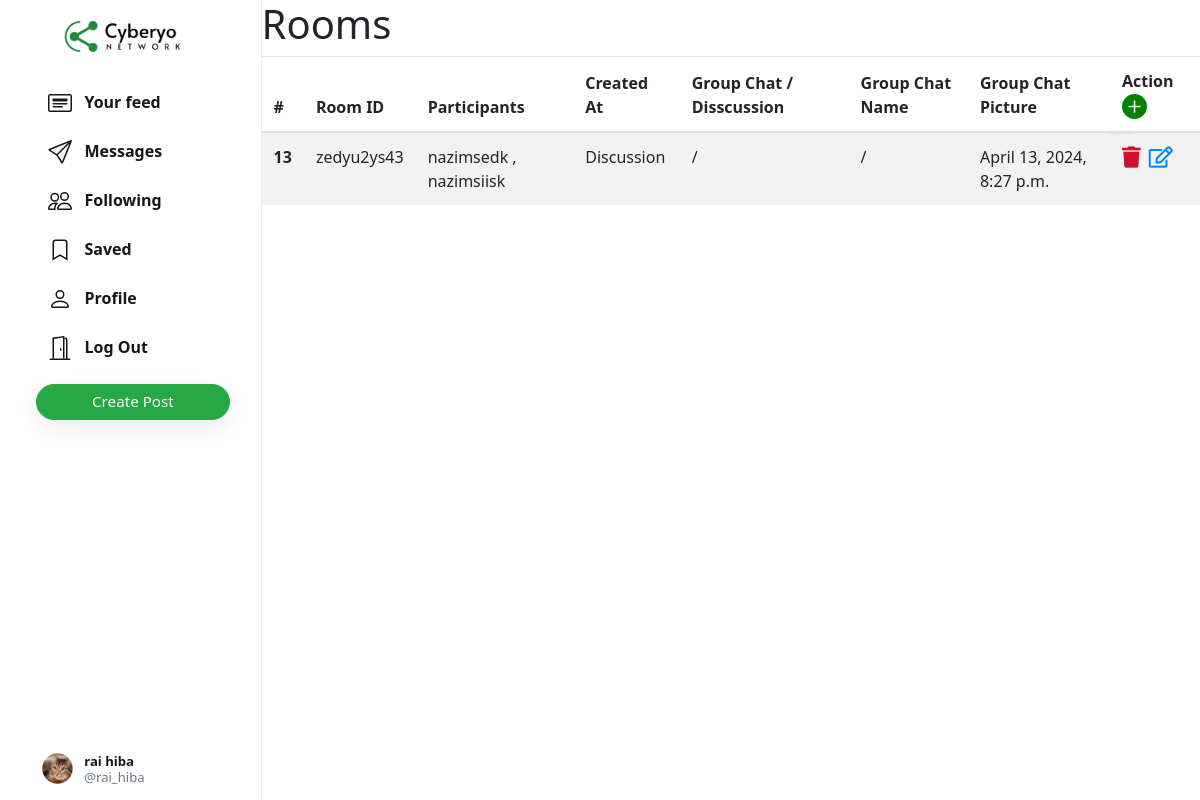
Page /n/admin/room (signed in) on the committed database.
### network/models.py (models this page shows, shortened)
class User(AbstractUser):
    profile_pic = models.ImageField(upload_to='profile_pic/')
    bio = models.TextField(max_length=160, blank=True, null=True)
    cover = models.ImageField(upload_to='covers/', blank=True)

### chat/models.py (models this page shows, shortened)
class Room(models.Model):
    room_id = models.CharField(max_length=255)
    participants = models.ManyToManyField(User,related_name='rooms')
    room_name = models.CharField(max_length=255,blank=True,null=True)
    room_picture = models.ImageField(upload_to='profile_pic/',blank=True)
    isGroupChat = models.BooleanField(default=False)
    url = models.CharField(max_length=255,blank=True,null=True)
    created_at = models.DateTimeField(auto_now_add=True)
    class Meta :
        ordering = ('-created_at',)

### network/views.py (the view)
# urls.py: path("n/admin/room", views.admin_room, name="admin_room"),
def admin_room(request):
    rooms=Room.objects.all()
    is_admin = request.user.groups.filter(name='administrateur').exists()
    contexe={
         'is_admin':is_admin,
        'rooms':rooms,
    }
    return render(request,"network/admin_panel/admin_room.html",contexe)

### network/templates/network/admin_panel/admin_room.html (shortened to what this page needs)
{% extends "network/layout.html" %}
{% load static %}
{% block body %}
<div class="main-div" style="width: 78.2%;">
  <h1>Rooms</h1>
    <table class="table table-striped" >
        <thead>
          <tr>
            <th scope="col">#</th>
            <th scope="col">Room ID</th>
            <th scope="col">Participants</th>
            <th scope="col">Created At</th>
            <th scope="col">Group Chat / Disscussion</th> {% comment %}  ---------this----------- {% endcomment %}
            <th scope ="col">Group Chat Name</th> {% comment %}  ---------this----------- {% endcomment %}
            <th scope ="col">Group Chat Picture</th> {% comment %}  ---------this----------- {% endcomment %}
            <th scope="col">Action <a href="{% url 'add_room' %}">
              <svg xmlns="http://www.w3.org/2000/svg" width="25" height="25" fill="green" class="bi bi-plus-circle-fill" viewBox="0 0 16 16">
                <path d="M16 8A8 8 0 1 1 0 8a8 8 0 0 1 16 0M8.5 4.5a.5.5 0 0 0-1 0v3h-3a.5.5 0 0 0 0 1h3v3a.5.5 0 0 0 1 0v-3h3a.5.5 0 0 0 0-1h-3z"/>
              </svg>
            </a></th>
          </tr>
        </thead>
        <tbody>
          {% for room in rooms %}
          <tr>
            <th scope="row">{{ room.id }}</th>
            <td>{{ room.room_id }}</td>
            <td>
                {% for participant in room.participants.all %}
                    {{ participant.username }}
                    {% if not forloop.last %}, {% endif %}
                {% endfor %}
            </td>
            <td>{% if room.isGroupChat %} Group Chat {%else %} Discussion {%endif%}</td> {% comment %}  ---------this----------- {% endcomment %}
            <td>{% if room.isGroupChat %} {{room.room_name}} {%else%} / {%endif%}</td> {% comment %}  ---------this----------- {% endcomment %}
            <td>{% if room.isGroupChat %} {{room.room_picture}} {%else%} /  {%endif%}</td> {% comment %}  ---------this----------- {% endcomment %}
            <td>{{ room.created_at }}</td>
            <td class="d-flex justify-content-between align-items-center w-25">
                <a class="mr-2" href="#" onclick="confirmDelete({{ room.id }})"><i class="fas fa-trash fa-lg" style="color: #d1102d;"></i></a>
                  <a href="{% url 'edit_room' room.id %}"><i class="far fa-edit fa-lg" style="color: #0088f0;"></i></a>
            </td>
          </tr>
          {% endfor %}
        </tbody>
      </table>
    </div>
{% endblock %}

### network/templates/network/layout.html (shortened to what this page needs)
{% load static %}
<!DOCTYPE html>
<html lang="en">
    <head>
        <link rel="stylesheet" href="https://stackpath.bootstrapcdn.com/bootstrap/4.4.1/css/bootstrap.min.css">
        <link href="{% static 'network/styles.css' %}" rel="stylesheet">
        <link rel="stylesheet" href="https://use.fontawesome.com/releases/v5.15.1/css/all.css">
    </head>
    <body>
        <div class="body" data-page="{{page}}">
            <div class="sidenav">
                <a href="{% url 'index' %}" class="navbar-brand">
                    <img src="{% static 'network/Images/logo.png' %}" height="31px">
                </a>
                <div style="height: 100%;">
                    <div>
                        <div>
                            <ul>
                                <li class="nav-item" id="all_posts">
                                <a href="{% url 'index' %}" class="nav-link">
                                    <div>
                                        &nbsp;&nbsp;Your feed
                                    </div>
                                </a>
                                </li>
                                {% if user.is_authenticated %}
                                    <li class="nav-item" id="messaging">
                                        <a href="{% url 'chatting' %}" class="nav-link">
                                            <div>
                                                &nbsp;&nbsp;Messages
                                            </div>
                                        </a>
                                    </li>
                                    <li class="nav-item" id="following">
                                        <a href="{% url 'following' %}" class="nav-link">
                                            <div>
                                                &nbsp;&nbsp;Following
                                            </div>
                                        </a>
                                    </li>
                                    <li class="nav-item" id="saved">
                                        <a href="{% url 'saved' %}" class="nav-link">
                                            <div>
                                                <svg width="1.5em" height="1.5em" viewBox="0 0 16 16" class="bi bi-bookmark" fill="currentColor" xmlns="http://www.w3.org/2000/svg">
                                                    <path fill-rule="evenodd" d="M8 12l5 3V3a2 2 0 0 0-2-2H5a2 2 0 0 0-2 2v12l5-3zm-4 1.234l4-2.4 4 2.4V3a1 1 0 0 0-1-1H5a1 1 0 0 0-1 1v10.234z"/>
                                                  </svg>
                                                &nbsp;&nbsp;Saved
                                            </div>
                                        </a>
                                    </li>
                                    <li class="nav-item" id="profile">
                                        <a href="{% url 'profile' user.username %}" class="nav-link">
                                            <div>
                                                &nbsp;&nbsp;Profile
                                            </div>
                                        </a>
                                    </li>
                                    <li class="nav-item" id="logout">
                                        <a href="{% url 'logout' %}" class="nav-link">
                                            <div>
                                                &nbsp;&nbsp;Log Out
                                            </div>
                                        </a>
                                    </li>
                                {% endif %}
                            </ul>
                        </div>
                        {% if user.is_authenticated %}
                            <button id="popup-btn" class="btn btn-success new-post-btn" onclick="createpost()">Create Post</button>
                        {% endif %}
                    </div>
                    <div style="position: absolute; bottom: 10px;">
                        {% if user.is_authenticated %}
                            <li class="nav-item sidenav-user">
                                <a href="{% url 'profile' user.username %}" class="nav-link">
                                    <div class="user_account">
                                        <div class="small-profilepic" style="float: left; background-image: url(/media/{{user.profile_pic}})"></div>
                                        <div style="height: 2.7vw; margin: auto;">
                                            <div style="margin-top: 4px;"><strong>{{user.first_name}} {{user.last_name}}</strong></div>
                                            <div class="grey" style="margin-top: 4px;">@{{ user.username }}</div>
                                        </div>
                                    </div>
                                </a>
                            </li>
                        {% endif %}
                    </div>
                </div>
            </div>
            {%block chat%}
            {% block body %}
            {% endblock %}
            </div>
            {% endblock %}
</body>
</html>

### network/static/network/styles.css (style rules this page uses)
.body { display: flex; min-height: 100%; font-family: system-ui, sans-serif; }
.btn { border-radius: 20px; padding: 0.32rem 1rem 0.375rem 1rem; }
.btn, .btn:focus, .btn:active { box-shadow: none !important; -webkit-box-shadow: none !important; }
.grey { color: #657786; }
svg { vertical-align: text-top; }
.sidenav { height: 100%; width: 21.8%; position: fixed; top: 0; left: 0; padding: 15px; list-style: none; border-right: .5px solid #e6ecf0; z-index: 100; padding-left: 3%; background-color: white; }
.sidenav ul { list-style: none; padding-left: 0px; margin-top: 3vh; }
.sidenav li { margin-top: 7px; }
.sidenav .nav-link { color: #14171a; line-height: .7em; font-weight: 700; padding: 0px; }
.sidenav .nav-link > div { padding: 10px 20px 8px 12px; border-radius: 25px; line-height: 0.9em; width: max-content; }
.new-post-btn { padding-left: 55px !important; padding-right: 55px !important; font-size: .95em; font-weight: 530; box-shadow: rgba(0, 0, 0, 0.08) 0px 8px 24px !important; }
.user_account { display: flex; font-size: .82rem; font-weight: normal; padding-top: 3px !important; padding-bottom: 3px !important; padding-left: 3px !important; }
.user_account .small-profilepic { transform: scale(.82); margin-left: auto; margin-top: auto; }
.main-div { position: relative; width: 47.25%; min-height: 100vh; left: 21.8%; }
.small-profilepic { width: 3.1vw; height: 3.1vw; border-radius: 9999px; overflow: hidden; margin-right: 8px; background-size: cover; background-repeat: no-repeat; background-position: center; box-sizing: content-box; }

### rows in the picture
User: profile_pic (picture), first_name "rai", last_name "hiba", username "rai_hiba"
Room: id "13", room_id "zedyu2ys43", isGroupChat "Discussion", created_at "April 13, 2024, 8:27 p.m."
User: username "nazimsedk"
User: username "nazimsiisk"
